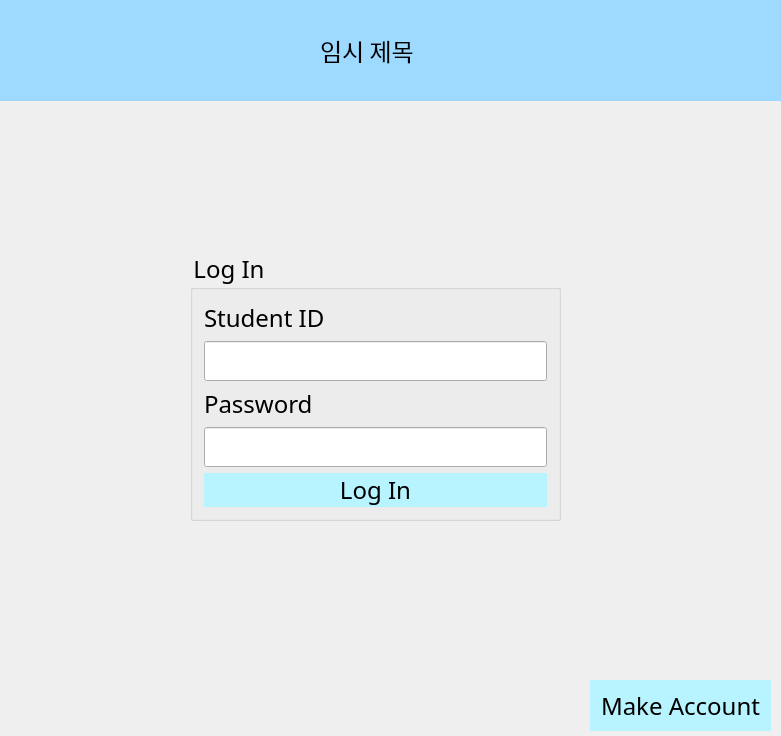
<?xml version="1.0" encoding="UTF-8"?>
<ui version="4.0">
 <class>MainWindow</class>
 <widget class="QMainWindow" name="MainWindow">
  <property name="geometry">
   <rect>
    <x>0</x>
    <y>0</y>
    <width>781</width>
    <height>736</height>
   </rect>
  </property>
  <property name="windowTitle">
   <string>참여형 교육 솔루션</string>
  </property>
  <property name="windowIcon">
   <iconset>
    <normaloff>../gui/Solution/logo.png</normaloff>../gui/Solution/logo.png</iconset>
  </property>
  <property name="styleSheet">
   <string notr="true">#MainWindow {
background-color:url(:/images/bg.jpg)
}</string>
  </property>
  <widget class="QWidget" name="centralWidget">
   <widget class="QStackedWidget" name="stackedWidget">
    <property name="geometry">
     <rect>
      <x>0</x>
      <y>0</y>
      <width>781</width>
      <height>741</height>
     </rect>
    </property>
    <property name="styleSheet">
     <string notr="true">* {
font-family:century gothic;
font-size: 24px;
}


#login {
border-image:url(:/images/bg.jpg);
}

QPushButton
{
background:rgb(184, 244, 255);
border-radius:60px;
}

QPushButton:hover
{
color:#333;
border-radius:15px;
background:#49ebff;
}

#after_log_page {
border-image:url(:/images/bg.jpg);
}
</string>
    </property>
    <property name="currentIndex">
     <number>0</number>
    </property>
    <widget class="QWidget" name="login">
     <widget class="QGroupBox" name="signin">
      <property name="geometry">
       <rect>
        <x>190</x>
        <y>250</y>
        <width>371</width>
        <height>271</height>
       </rect>
      </property>
      <property name="font">
       <font>
        <family>century gothic</family>
        <pointsize>-1</pointsize>
       </font>
      </property>
      <property name="layoutDirection">
       <enum>Qt::LeftToRight</enum>
      </property>
      <property name="styleSheet">
       <string notr="true"/>
      </property>
      <property name="title">
       <string>Log In</string>
      </property>
      <layout class="QVBoxLayout" name="verticalLayout_4">
       <item>
        <layout class="QVBoxLayout" name="verticalLayout_5">
         <item>
          <widget class="QLabel" name="label_id_2">
           <property name="font">
            <font>
             <family>century gothic</family>
             <pointsize>-1</pointsize>
            </font>
           </property>
           <property name="text">
            <string>Student ID</string>
           </property>
          </widget>
         </item>
         <item>
          <widget class="QLineEdit" name="lineEdit_id_2">
           <property name="font">
            <font>
             <family>century gothic</family>
             <pointsize>-1</pointsize>
            </font>
           </property>
          </widget>
         </item>
        </layout>
       </item>
       <item>
        <layout class="QVBoxLayout" name="verticalLayout_6">
         <item>
          <widget class="QLabel" name="label_pw_2">
           <property name="font">
            <font>
             <family>century gothic</family>
             <pointsize>-1</pointsize>
            </font>
           </property>
           <property name="text">
            <string>Password</string>
           </property>
          </widget>
         </item>
         <item>
          <widget class="QLineEdit" name="lineEdit_pw_2">
           <property name="font">
            <font>
             <family>century gothic</family>
             <pointsize>-1</pointsize>
            </font>
           </property>
           <property name="echoMode">
            <enum>QLineEdit::Password</enum>
           </property>
          </widget>
         </item>
        </layout>
       </item>
       <item>
        <widget class="QPushButton" name="Button_login_2">
         <property name="font">
          <font>
           <family>century gothic</family>
           <pointsize>-1</pointsize>
          </font>
         </property>
         <property name="text">
          <string>Log In</string>
         </property>
        </widget>
       </item>
      </layout>
     </widget>
     <widget class="QPushButton" name="Button_register">
      <property name="geometry">
       <rect>
        <x>590</x>
        <y>680</y>
        <width>181</width>
        <height>51</height>
       </rect>
      </property>
      <property name="font">
       <font>
        <family>century gothic</family>
        <pointsize>-1</pointsize>
       </font>
      </property>
      <property name="text">
       <string>Make Account</string>
      </property>
     </widget>
     <widget class="QWidget" name="topPanel" native="true">
      <property name="geometry">
       <rect>
        <x>0</x>
        <y>0</y>
        <width>781</width>
        <height>101</height>
       </rect>
      </property>
      <property name="styleSheet">
       <string notr="true">#topPanel {
background-color:rgb(158, 218, 255)
}</string>
      </property>
      <widget class="QLabel" name="label_title">
       <property name="geometry">
        <rect>
         <x>320</x>
         <y>20</y>
         <width>131</width>
         <height>61</height>
        </rect>
       </property>
       <property name="font">
        <font>
         <family>century gothic</family>
         <pointsize>-1</pointsize>
        </font>
       </property>
       <property name="text">
        <string>임시 제목</string>
       </property>
      </widget>
      <widget class="QWidget" name="widget_logo" native="true">
       <property name="geometry">
        <rect>
         <x>10</x>
         <y>0</y>
         <width>181</width>
         <height>111</height>
        </rect>
       </property>
       <property name="styleSheet">
        <string notr="true">#widget_logo {
border-image:url(:/images/logo.png);
}</string>
       </property>
      </widget>
     </widget>
    </widget>
    <widget class="QWidget" name="after_log_page">
     <widget class="QPushButton" name="Button_makeRoom">
      <property name="geometry">
       <rect>
        <x>600</x>
        <y>670</y>
        <width>161</width>
        <height>51</height>
       </rect>
      </property>
      <property name="text">
       <string>Make Room</string>
      </property>
     </widget>
     <widget class="QPushButton" name="Button_toHome">
      <property name="geometry">
       <rect>
        <x>20</x>
        <y>670</y>
        <width>171</width>
        <height>51</height>
       </rect>
      </property>
      <property name="text">
       <string>Log Out</string>
      </property>
     </widget>
     <widget class="QLabel" name="label_makeRoom">
      <property name="geometry">
       <rect>
        <x>40</x>
        <y>70</y>
        <width>671</width>
        <height>41</height>
       </rect>
      </property>
      <property name="text">
       <string/>
      </property>
     </widget>
    </widget>
   </widget>
  </widget>
 </widget>
 <layoutdefault spacing="6" margin="11"/>
 <resources/>
 <connections/>
</ui>
